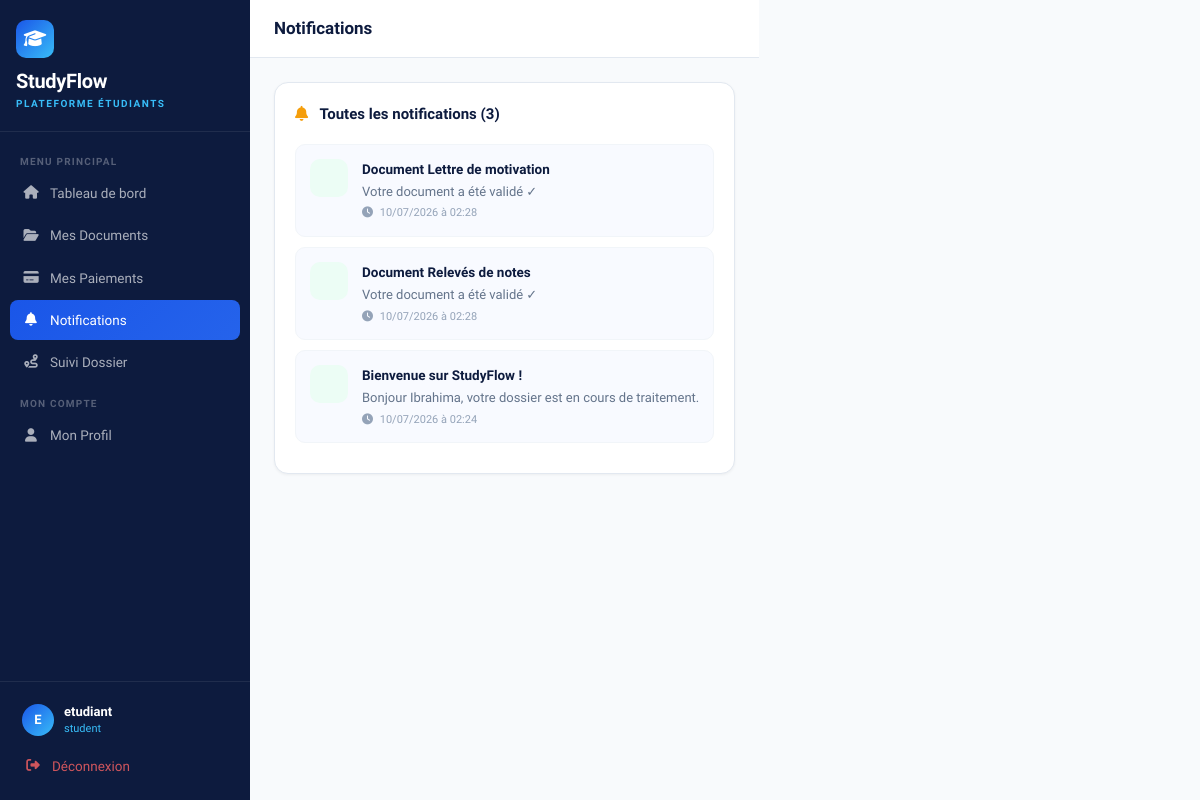
/auth/notifications (signed in), run on an earlier commit of the app's database.
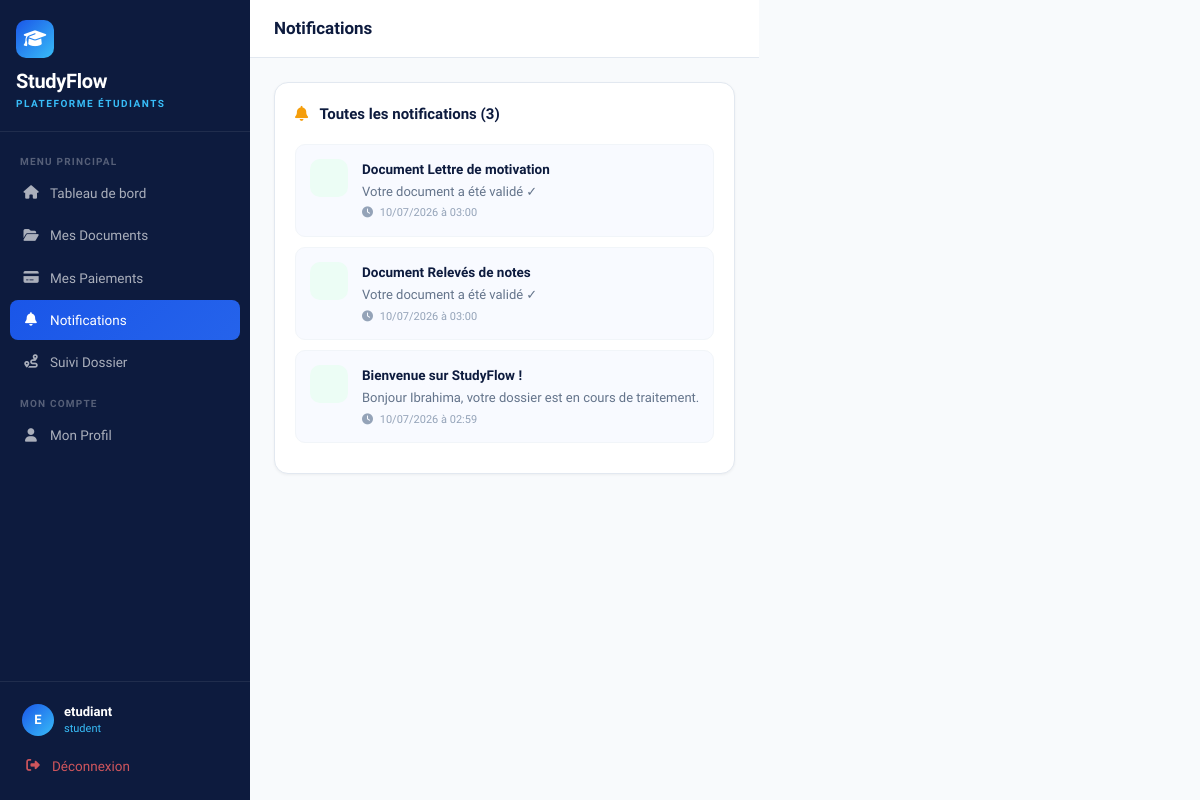
And on a later commit of the database.
### models/user.py (models this page shows)
class Notification(db.Model):
    __tablename__ = 'notifications'
    id = db.Column(db.Integer, primary_key=True)
    user_id = db.Column(db.Integer, db.ForeignKey('users.id'), nullable=False)
    title = db.Column(db.String(200))
    content = db.Column(db.Text)
    type = db.Column(db.String(30))
    is_read = db.Column(db.Boolean, default=False)
    created_at = db.Column(db.DateTime, default=datetime.utcnow)

### routes/auth.py (the view)
@auth_bp.route('/notifications')
@login_required
def notifications():
    notifs = Notification.query.filter_by(
        user_id=current_user.id
    ).order_by(Notification.created_at.desc()).all()
    for n in notifs:
        n.is_read = True
    db.session.commit()
    return render_template('auth/notifications.html', notifs=notifs)

### templates/auth/notifications.html (shortened to what this page needs)
{% extends "base.html" %}
{% block sidebar_nav %}
<div class="nav-label">Menu Principal</div>
<a href="{{ url_for('auth.dashboard') }}" class="sidebar-link">
  <i class="fas fa-home"></i> Tableau de bord
</a>
<a href="{{ url_for('auth.documents') }}" class="sidebar-link">
  <i class="fas fa-folder-open"></i> Mes Documents
</a>
<a href="{{ url_for('auth.payments') }}" class="sidebar-link">
  <i class="fas fa-credit-card"></i> Mes Paiements
</a>
<a href="{{ url_for('auth.notifications') }}" class="sidebar-link active">
  <i class="fas fa-bell"></i> Notifications
</a>
<a href="{{ url_for('auth.suivi') }}" class="sidebar-link">
  <i class="fas fa-route"></i> Suivi Dossier
</a>
<div class="nav-label">Mon Compte</div>
<a href="{{ url_for('auth.profile') }}" class="sidebar-link">
  <i class="fas fa-user"></i> Mon Profil
</a>
{% endblock %}
{% block page_title %}Notifications{% endblock %}
{% block content %}
<div class="sf-card">
  <div style="font-size:15px;font-weight:700;color:#0D1B3E;margin-bottom:18px;">
    <i class="fas fa-bell" style="color:#F59E0B;margin-right:8px;"></i>
    Toutes les notifications ({{ notifs | length }})
  </div>
  {% if notifs %}
    {% for n in notifs %}
    <div style="display:flex;gap:14px;padding:14px;margin-bottom:10px;border-radius:10px;border:1px solid #F1F5F9;background:{% if not n.is_read %}#F8FAFF{% else %}#FAFAFA{% endif %};">
      <div style="width:38px;height:38px;border-radius:10px;flex-shrink:0;display:flex;align-items:center;justify-content:center;
        {% if n.type == 'success' %}background:#ECFDF5;
        {% elif n.type == 'danger' %}background:#FFF1F2;
        {% elif n.type == 'warning' %}background:#FFFBEB;
        {% else %}background:#EFF6FF;{% endif %}">
      </div>
      <div style="flex:1;">
        <div style="font-size:13.5px;font-weight:600;color:#0D1B3E;margin-bottom:3px;">
          {{ n.title }}
        </div>
        <div style="font-size:13px;color:#64748B;margin-bottom:4px;">{{ n.content }}</div>
        <div style="font-size:11px;color:#94A3B8;">
          <i class="fas fa-clock" style="margin-right:4px;"></i>
          {{ n.created_at.strftime('%d/%m/%Y à %H:%M') }}
        </div>
      </div>
    </div>
    {% endfor %}
  {% endif %}
</div>
{% endblock %}

What changed in the data, as far as the page shows it:
changed Notification "Document Lettre de motivation": created_at "10/07/2026 à 02:28" → "10/07/2026 à 03:00"
changed Notification "Document Relevés de notes": created_at "10/07/2026 à 02:28" → "10/07/2026 à 03:00"
changed Notification "Bienvenue sur StudyFlow !": created_at "10/07/2026 à 02:24" → "10/07/2026 à 02:59"
